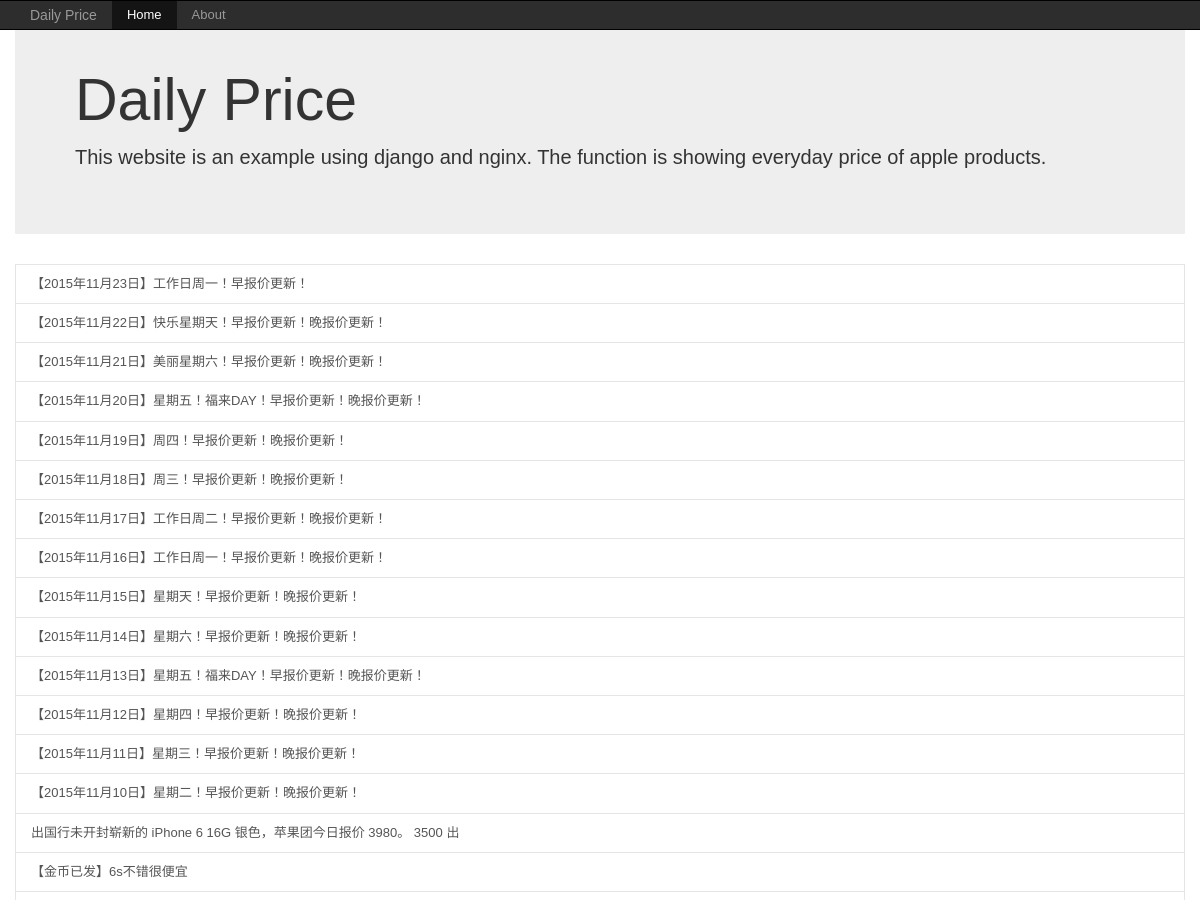
The app's page /quote/ (upper part), older data.
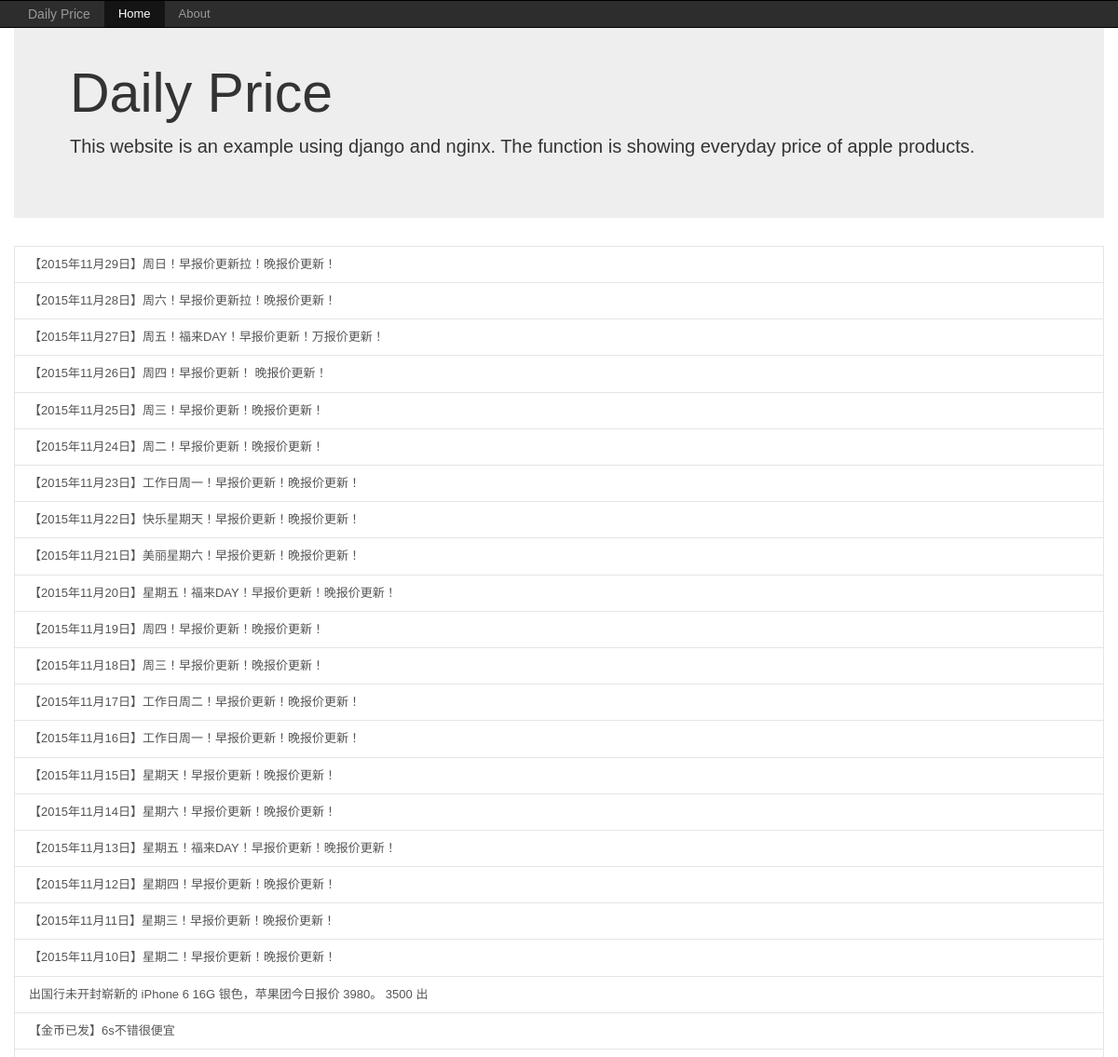
The same page, newer data.
### quote/models.py (models this page shows, shortened)
class Quote(models.Model):
    title = models.CharField(max_length=100)
    pub_date = models.DateField('date published')

### quote/views.py (the view)
def index(request):
    latest_quotes_list = Quote.objects.order_by('-pub_date')[:]
    context = {'latest_quotes_list': latest_quotes_list}
    return render(request, 'quote/index.html', context)

### quote/templates/quote/index.html
{% extends "base.html" %}
{% block content %}
<div class="jumbotron">
            <h1>Daily Price</h1>
            <p>This website is an example using django and nginx. The function is showing everyday price of apple products.</p>
</div>
{% if latest_quotes_list %}
<div class="post">
<div class="list-group">
    {% for quote in latest_quotes_list %}
        <a href="/quote/{{ quote.id }}/" class="list-group-item">{{ quote.title }}</a>
    {% endfor %}
</div>
{% else %}
    <p>No quotes are available.</p>
</div>
{% endif %}
{% endblock %}

Row changes from the older to the newer data that the page shows:
added Quote: title "【2015年11月29日】周日！早报价更新拉！晚报价更新！"
added Quote: title "【2015年11月28日】周六！早报价更新拉！晚报价更新！"
added Quote: title "【2015年11月27日】周五！福来DAY！早报价更新！万报价更新！"
added Quote: title "【2015年11月26日】周四！早报价更新！ 晚报价更新！"
added Quote: title "【2015年11月25日】周三！早报价更新！晚报价更新！"
added Quote: title "【2015年11月24日】周二！早报价更新！晚报价更新！"
changed Quote: title "【2015年11月23日】工作日周一！早报价更新！" → "【2015年11月23日】工作日周一！早报价更新！晚报价更新！"
